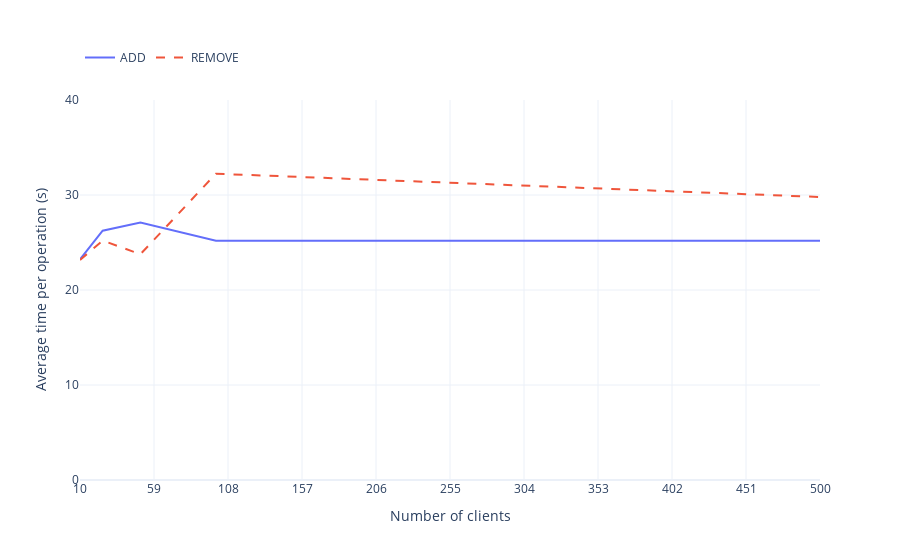

Here is the notebook cell this chart was saved with:
### Markdown cell above
### Comparing add & remove operations. Average times

### Code cell
add = [23.230, 26.241, 27.111, 25.182, 25.192]
remove = [23.160, 25.206, 23.766, 32.241, 29.789]

clientAddAndRemove(add, remove)

### Figure 1 — Plotly figure (JSON) as saved in the notebook; plotly's stock layout.template omitted (floating-point values rounded to 4 significant figures)
{"data": [{"mode": "lines", "name": "ADD", "type": "scatter", "x": [10, 25, 50, 100, 500], "y": [23.23, 26.24, 27.11, 25.18, 25.19]}, {"line": {"dash": "dash"}, "mode": "lines", "name": "REMOVE", "type": "scatter", "x": [10, 25, 50, 100, 500], "y": [23.16, 25.21, 23.77, 32.24, 29.79]}], "layout": {"legend": {"orientation": "h", "y": 1.15}, "xaxis": {"dtick": 49, "range": [10, 500], "tick0": 10, "title": {"text": "Number of clients"}}, "yaxis": {"dtick": 10, "range": [0, 40], "tick0": 0, "title": {"text": "Average time per operation (s)"}}}}
